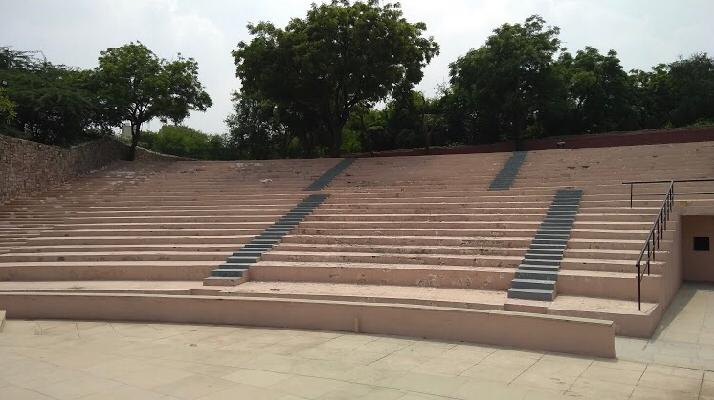
#> input picture Stitch_Panorama/1.jpeg, 714 x 400 px
$ python ass2.py 1.jpeg 2.jpeg   (Python 2 division)
#> lines starting #> are read from the running program, lines starting #| are printed output that depends on the picture; after the words box and inside, x2 and y2 are one past the last pixel; in counts of white or black regions, pixels touching at a corner belong together
import numpy as np
import cv2
from matplotlib import pyplot as plt
import sys
import math

img1 = cv2.imread(sys.argv[1],0) # queryImage-1
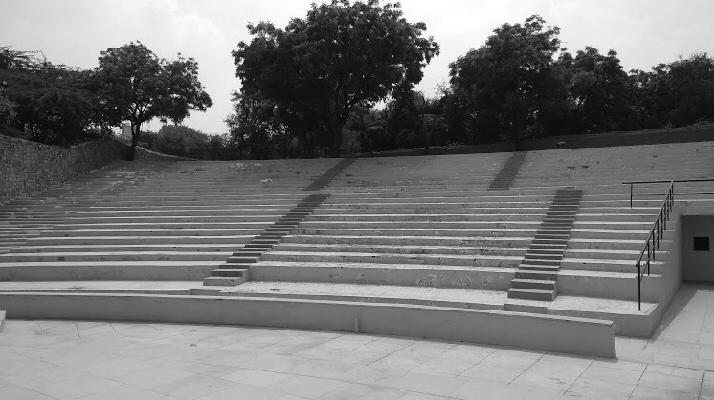
#> img1: shape (400, 714); min 0, max 255, mean 119
img2 = cv2.imread(sys.argv[2],0) # queryImage-2
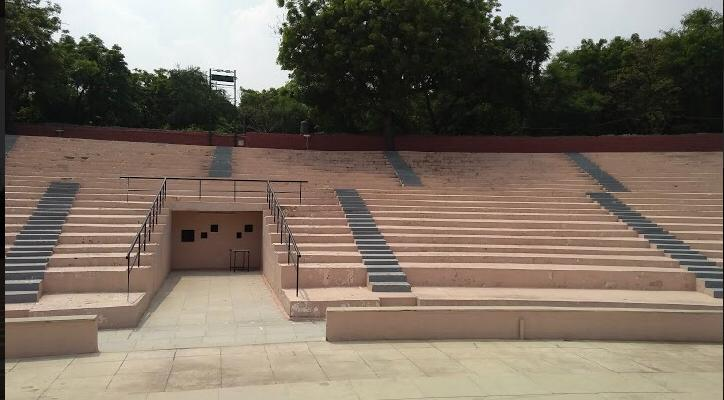
#> input picture Stitch_Panorama/2.jpeg, 724 x 400 px
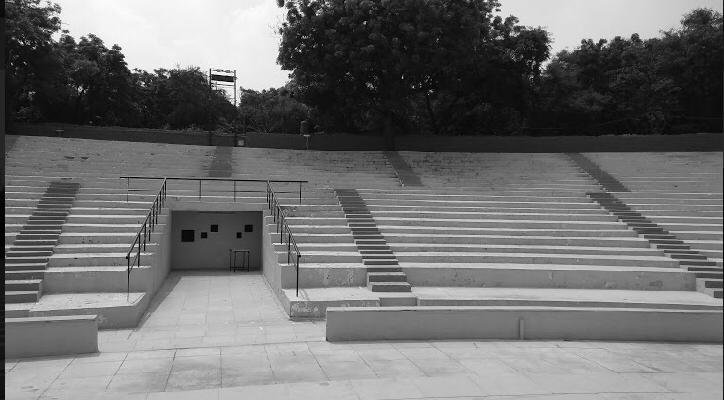
#> img2: shape (400, 724); min 0, max 255, mean 112.4

orb = cv2.ORB_create(nfeatures = 100000, scoreType=cv2.ORB_FAST_SCORE) # Initiate SIFT detector

kp1, des1 = orb.detectAndCompute(img1, None)
#> kp1 = 5354 keypoints; strongest (x, y, size): (241, 99, 31), (348, 101, 31), (233, 50, 31), (392, 84, 31)
kp2, des2 = orb.detectAndCompute(img2, None)
#> kp2 = 3929 keypoints; strongest (x, y, size): (289, 76, 31), (132, 72, 31), (413, 87, 31), (210, 69, 31)

# findHomography_(img1, img2)

def leftstitch(self):
    # self.left_list = reversed(self.left_list)
    a = self.left_list[0]
    for b in self.left_list[1:]:
        H = self.matcher_obj.match(a, b, 'left')
        print "Homography is : ", H
        xh = np.linalg.inv(H)
        print "Inverse Homography :", xh
        # start_p is denoted by f1
        f1 = np.dot(xh, np.array([0,0,1]))
        f1 = f1/f1[-1]
        # transforming the matrix
        xh[0][-1] += abs(f1[0])
        xh[1][-1] += abs(f1[1])
        ds = np.dot(xh, np.array([a.shape[1], a.shape[0], 1]))
        offsety = abs(int(f1[1]))
        offsetx = abs(int(f1[0]))
        # dimension of warped image
        dsize = (int(ds[0])+offsetx, int(ds[1]) + offsety)
        print "image dsize =>", dsize
        tmp = cv2.warpPerspective(a, xh, dsize)
        # cv2.imshow("warped", tmp)
        # cv2.waitKey()
        tmp[offsety:b.shape[0]+offsety, offsetx:b.shape[1]+offsetx] = b
        a = tmp

def diffArray(des1, des2):
	res = []
	for i in range(len(des1)):
			res.append(des1[i]-des2[i])
	return res


def squareArray(des1):
	res = 0
	for i in range(len(des1)):
		res = res + des1[i]*des1[i]
	return math.sqrt(res)

# print((diffArray(des1,des2)))
# print(np.diff(des1,des2))

bf = cv2.BFMatcher(cv2.NORM_HAMMING, crossCheck=True)
matches = bf.match(des1, des2)
#> matches = 1165 matches
dmatches = sorted(matches, key = lambda x:x.distance)
#> dmatches = 1165 matches

## extract the matched keypoints
src_pts  = np.float32([kp1[m.queryIdx].pt for m in dmatches]).reshape(-1,1,2)
#> src_pts = 1165 rows, first 8: [615.6, 358.8], [607.2, 61.2], [578.9, 190.1], [576, 100.8], [607, 61], [616, 359], [587.5, 129.6], [632.4, 70.5]
dst_pts  = np.float32([kp2[m.trainIdx].pt for m in dmatches]).reshape(-1,1,2)
#> dst_pts = 1165 rows, first 8: [98.4, 351.6], [111.6, 54], [77.76, 183.2], [78, 88.8], [111, 54], [99, 352], [89.86, 121], [136.9, 68.43]
M, mask = cv2.findHomography(src_pts, dst_pts, cv2.RANSAC,5.0)
#> M = [[6.39, -0.347, -3232], [1.64, 5.63, -1039.4], [0.00753, 0.000104, 1]]; mask = 1165 values, max 1 at index 0, min 0 at index 9, mean 0.377

print(M)
#| [[ 6.39099153e+00 -3.47493005e-01 -3.23199905e+03]
#|  [ 1.64438532e+00  5.62885170e+00 -1.03943483e+03]
#|  [ 7.52724091e-03  1.04379167e-04  1.00000000e+00]]

h,w = img1.shape[:2]
#> h = 400; w = 714
# print(h,w)
pts = np.float32([ [0,0],[0,h-1],[w-1,h-1],[w-1,0] ]).reshape(-1,1,2)
#> pts = [[0, 0], [0, 399], [713, 399], [713, 0]]
dst = cv2.perspectiveTransform(pts,M)
#> dst = [[-3232, -1039.4], [-3235.9, 1158.2], [185.1, 371.2], [208.1, 20.89]]

# print(pts)

img2 = cv2.polylines(img2, [np.int32(dst)], True, (0,0,255), 1, cv2.LINE_AA)
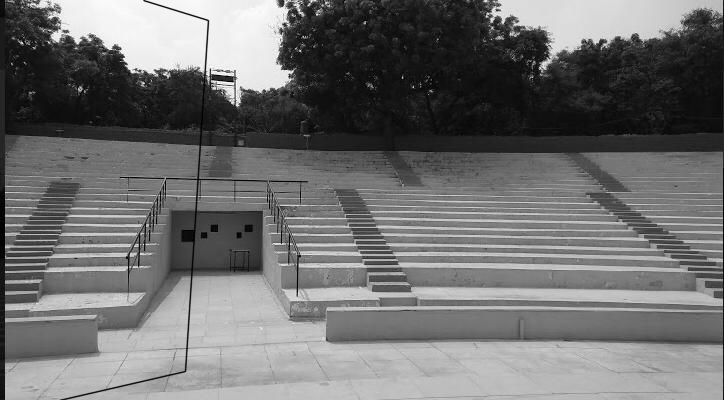
#> img2: shape (400, 724); 0.55% of pixels changed, all inside (x1, y1, x2, y2) = (59, 0, 210, 400)
# cv2.imshow("found", img2)

res = cv2.drawMatches(img1, kp1, img2, kp2, dmatches[:20],None,flags=2)
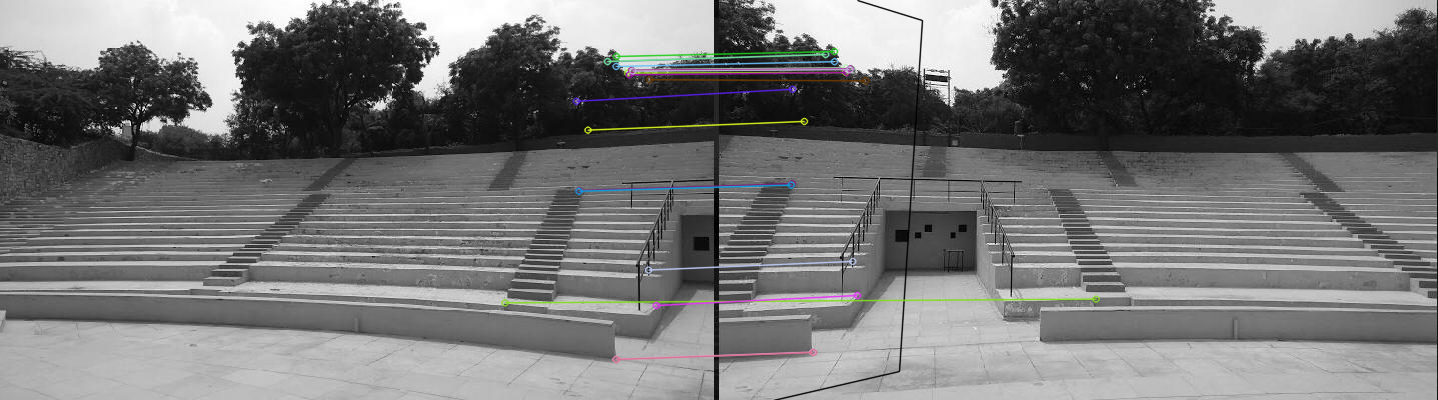
#> res: shape (400, 1438, 3); mean of channels 0, 1, 2 115.9, 116, 116; drawn as B, G, R

# cv2.imshow("orb_match", res);

dst = cv2.warpPerspective(img1,M,(img2.shape[1] + img1.shape[1], img2.shape[0]))
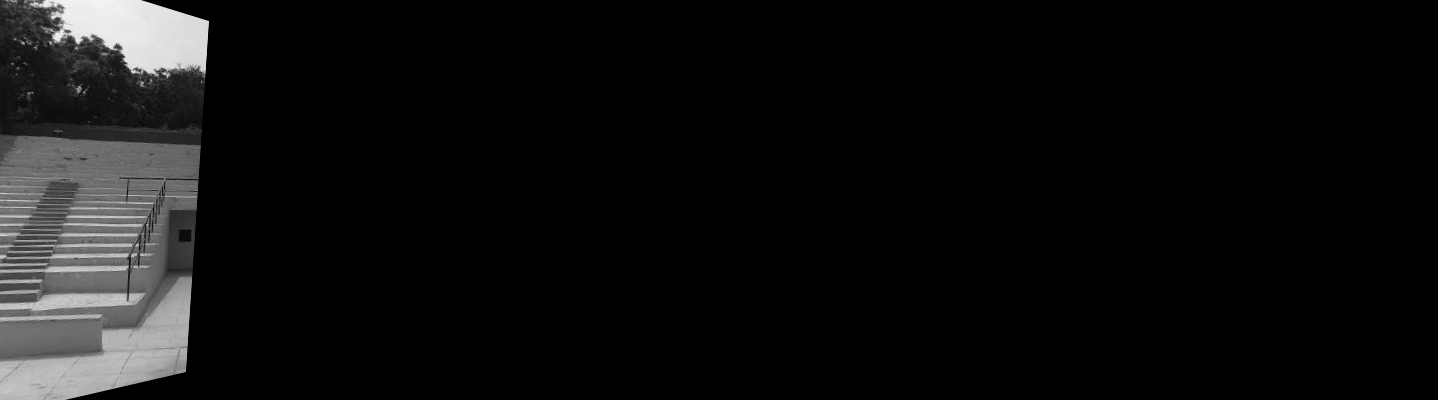
#> dst: shape (400, 1438); min 0, max 249, mean 14.7
plt.subplot(122),plt.imshow(dst),plt.title('Warped Image')
# plt.show() # until this img2 is warped and ready to be stitched
# plt.figure()
dst[0:img2.shape[0], 0:img2.shape[1]] = img2
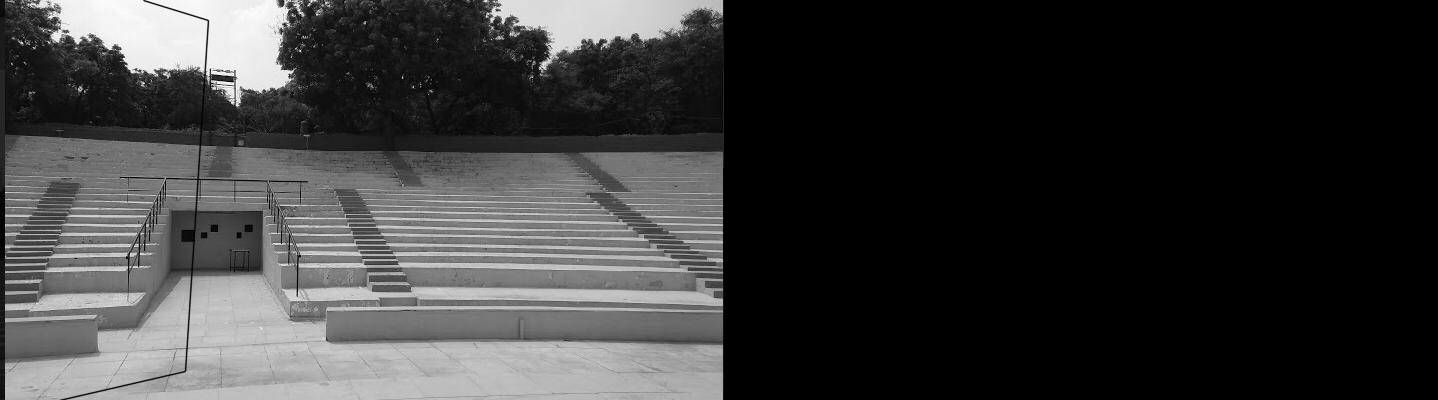
#> dst: shape (400, 1438); min 0, max 255, mean 56.4
cv2.imwrite('output.jpg',dst)
plt.imshow(dst)
plt.show()


cv2.waitKey();cv2.destroyAllWindows()

# [6 lines of commented-out code are left out]
